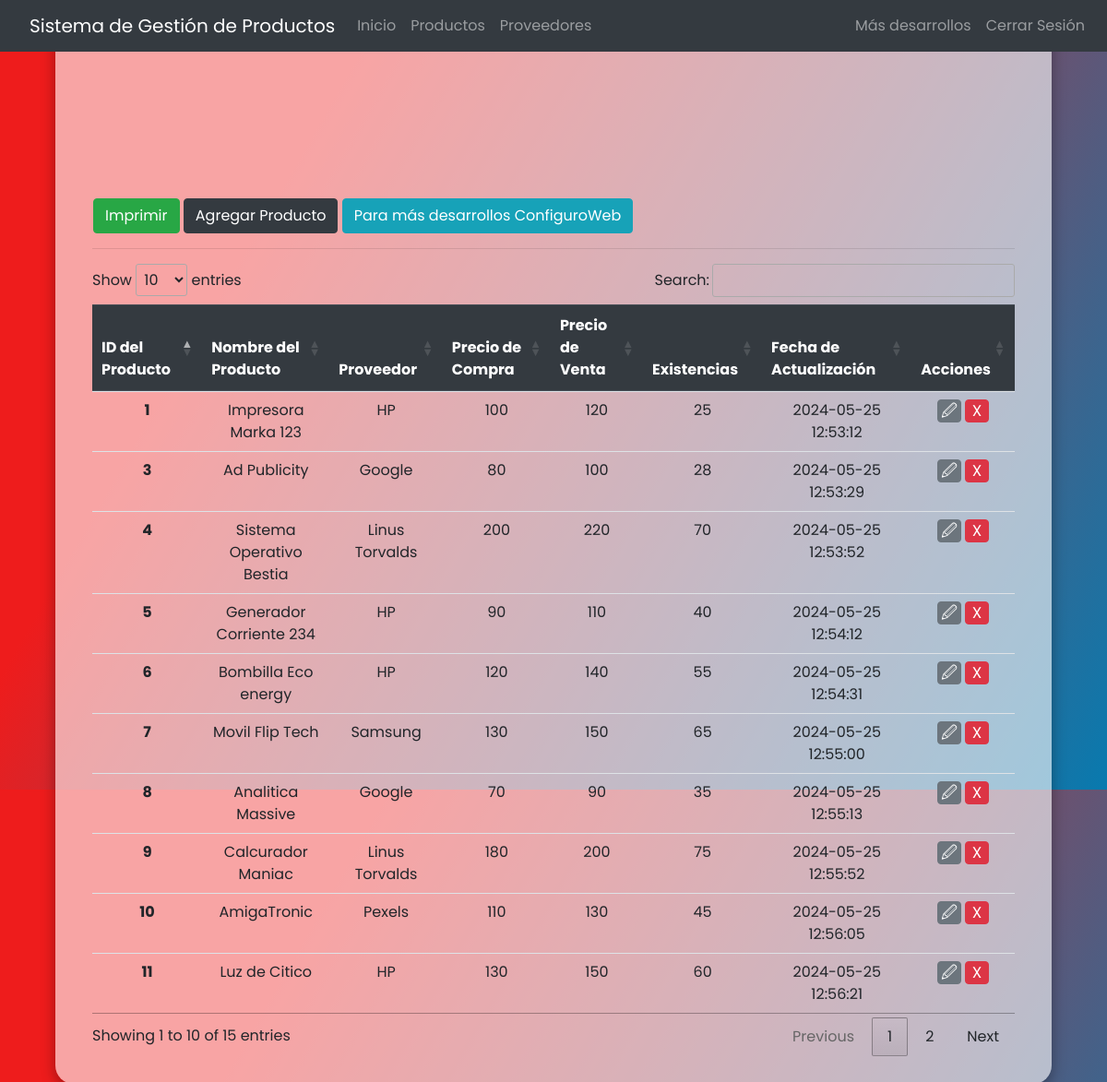
Page /gestion-productos/products.php (signed in) on the committed database.
### tables this page shows
CREATE TABLE `tbl_product` (
  `tbl_product_id` int(11) NOT NULL,
  `product_name` varchar(255) NOT NULL,
  `tbl_supplier_id` int(11) NOT NULL,
  `purchase` int(11) NOT NULL,
  `selling` int(11) NOT NULL,
  `stock` int(11) NOT NULL,
  `date_updated` timestamp NOT NULL DEFAULT current_timestamp() ON UPDATE current_timestamp()
);

CREATE TABLE `tbl_supplier` (
  `tbl_supplier_id` int(11) NOT NULL,
  `supplier_name` varchar(255) NOT NULL,
  `supplier_contact` varchar(255) NOT NULL
);

### gestion-productos/products.php (the view, shortened to what this page needs)
<?php
include("./conn/conn.php");
function escape($html)
{
    return htmlspecialchars($html, ENT_QUOTES, 'UTF-8');
}
?>
<!DOCTYPE html>
<html lang="es">
<?php include('assets/head.php'); ?>
<body>
    <?php include("./assets/header.php"); ?>
    <div class="main">
        <div class="product-container">
            <div class="row">
                <div class="button ml-3">
                    <div class="mobile-spacing"></div>
                    <button type="button" class="btn btn-success" onclick="printProducts()">Imprimir</button>
                    <button type="button" class="btn btn-dark" data-toggle="modal" data-target="#addProductModal">Agregar Producto</button>
                    <button type="button" class="btn btn-info" id="enviarConfiguroweb">Para más desarrollos ConfiguroWeb</button>
                </div>
            </div>
            <hr>
            <div class="table-container table-responsive">
                <table class="table table-sm text-center" id="productTable">
                    <thead class="thead-dark">
                        <tr>
                            <th scope="col">ID del Producto</th>
                            <th scope="col">Nombre del Producto</th>
                            <th scope="col">Proveedor</th>
                            <th scope="col">Precio de Compra</th>
                            <th scope="col">Precio de Venta</th>
                            <th scope="col">Existencias</th>
                            <th scope="col">Fecha de Actualización</th>
                            <th scope="col">Acciones</th>
                        </tr>
                    </thead>
                    <tbody>
                        <?php
                        $stmt = $conn->prepare("SELECT * FROM tbl_product LEFT JOIN tbl_supplier ON tbl_product.tbl_supplier_id = tbl_supplier.tbl_supplier_id");
                        $stmt->execute();
                        $result = $stmt->fetchAll();
                        foreach ($result as $row) {
                            $productID = escape($row["tbl_product_id"]);
                            $productName = escape($row["product_name"]);
                            $productSupplier = escape($row["supplier_name"]);
                            $purchase = escape($row["purchase"]);
                            $selling = escape($row["selling"]);
                            $stock = escape($row["stock"]);
                            $dateUpdated = escape($row["date_updated"]);
                        ?>
                            <tr>
                                <th scope="row"><?= $productID ?></th>
                                <td id="productName-<?= $productID ?>"><?= $productName ?></td>
                                <td id="productSupplier-<?= $productID ?>"><?= $productSupplier ?></td>
                                <td id="purchase-<?= $productID ?>"><?= $purchase ?></td>
                                <td id="selling-<?= $productID ?>"><?= $selling ?></td>
                                <td id="stock-<?= $productID ?>"><?= $stock ?></td>
                                <td><?= $dateUpdated ?></td>
                                <td>
                                    <div class="action-button">
                                        <button class="btn btn-secondary" onclick="updateProduct(<?= $productID ?>)">&#128393;</button>
                                        <button class="btn btn-danger" onclick="deleteProduct(<?= $productID ?>)">X</button>
                                    </div>
                                </td>
                            </tr>
                        <?php
                        }
                        ?>
                    </tbody>
                </table>
            </div>
        </div>
    </div>
</body>
</html>

### gestion-productos/assets/head.php (shortened to what this page needs)
<head>
    <link rel="stylesheet" href="https://cdn.jsdelivr.net/npm/bootstrap@4.6.2/dist/css/bootstrap.min.css">
    <link rel="stylesheet" href="https://cdn.datatables.net/1.13.7/css/jquery.dataTables.css" />
    <link rel="stylesheet" href="assets/style.css">
</head>

### gestion-productos/assets/header.php (shortened to what this page needs)
<nav class="navbar navbar-expand-lg navbar-dark bg-dark">
    <a class="navbar-brand ml-3" href="">Sistema de Gestión de Productos</a>
    <div class="collapse navbar-collapse" id="navbarNav">
        <ul class="navbar-nav">
            <li class="nav-item ">
                <a class="nav-link" href="home.php">Inicio</a>
            </li>
            <li class="nav-item">
                <a class="nav-link" href="products.php">Productos</a>
            </li>
            <li class="nav-item">
                <a class="nav-link" href="supplier.php">Proveedores</a>
            </li>
        </ul>
    </div>
    <div class="collapse navbar-collapse" id="navbarNav">
        <ul class="navbar-nav ml-auto">
            <li class="nav-item">
                <a class="nav-link" href="https://www.configuroweb.com/tag/php/">Más desarrollos</a>
            </li>
            <li class="nav-item">
                <a class="nav-link" href="endpoint/logout.php">Cerrar Sesión</a>
            </li>
        </ul>
    </div>
</nav>

### gestion-productos/assets/style.css (style rules this page uses)
* { margin: 0; padding: 0; box-sizing: border-box; font-family: 'Poppins', sans-serif !important; }
body { background-image: linear-gradient(120deg, #ee1c1c 25%, #087aaf 100%); }
.main { display: flex; justify-content: center; align-items: center; width: 100vw; height: 100vh; }
.product-container { width: 90%; height: auto; box-shadow: rgba(0, 0, 0, 0.35) 0px 5px 15px; padding: 30px 40px; border-radius: 20px; background-color: rgba(255, 255, 255, 0.6); }
.action-button { display: flex; justify-content: center; }
.action-button>button { width: 25px; height: 25px; font-size: 17px; display: flex !important; justify-content: center; align-items: center; margin: 0px 2px; }

### gestion-productos/products.php (style rules this page uses)
@media only screen and (max-width: 1200px) { .mobile-spacing { height: 28em; } }

### rows in the picture
tbl_product: tbl_product_id "1", product_name "Impresora Marka 123", tbl_supplier.supplier_name "HP", purchase "100", selling "120", stock "25", date_updated "2024-05-25 12:53:12"
tbl_product: tbl_product_id "3", product_name "Ad Publicity", tbl_supplier.supplier_name "Google", purchase "80", selling "100", stock "28", date_updated "2024-05-25 12:53:29"
tbl_product: tbl_product_id "4", product_name "Sistema Operativo Bestia", tbl_supplier.supplier_name "Linus Torvalds", purchase "200", selling "220", stock "70", date_updated "2024-05-25 12:53:52"
tbl_product: tbl_product_id "5", product_name "Generador Corriente 234", tbl_supplier.supplier_name "HP", purchase "90", selling "110", stock "40", date_updated "2024-05-25 12:54:12"
tbl_product: tbl_product_id "6", product_name "Bombilla Eco energy", tbl_supplier.supplier_name "HP", purchase "120", selling "140", stock "55", date_updated "2024-05-25 12:54:31"
tbl_product: tbl_product_id "7", product_name "Movil Flip Tech", tbl_supplier.supplier_name "Samsung", purchase "130", selling "150", stock "65", date_updated "2024-05-25 12:55:00"
tbl_product: tbl_product_id "8", product_name "Analitica Massive", tbl_supplier.supplier_name "Google", purchase "70", selling "90", stock "35", date_updated "2024-05-25 12:55:13"
tbl_product: tbl_product_id "9", product_name "Calcurador Maniac", tbl_supplier.supplier_name "Linus Torvalds", purchase "180", selling "200", stock "75", date_updated "2024-05-25 12:55:52"
tbl_product: tbl_product_id "10", product_name "AmigaTronic", tbl_supplier.supplier_name "Pexels", purchase "110", selling "130", stock "45", date_updated "2024-05-25 12:56:05"
tbl_product: tbl_product_id "11", product_name "Luz de Citico", tbl_supplier.supplier_name "HP", purchase "130", selling "150", stock "60", date_updated "2024-05-25 12:56:21"
